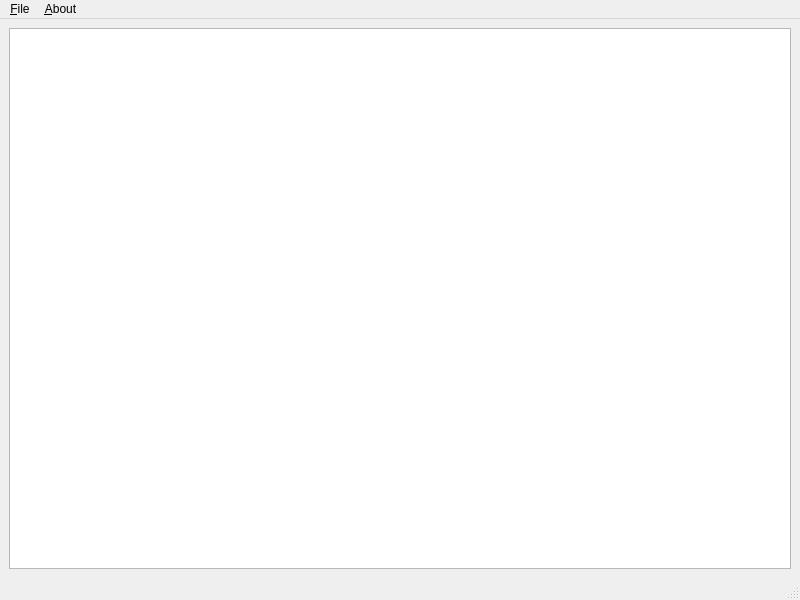
<?xml version="1.0" encoding="UTF-8"?>
<ui version="4.0">
 <class>Editor</class>
 <widget class="QMainWindow" name="Editor">
  <property name="geometry">
   <rect>
    <x>0</x>
    <y>0</y>
    <width>800</width>
    <height>600</height>
   </rect>
  </property>
  <property name="windowTitle">
   <string>TextEditor</string>
  </property>
  <widget class="QWidget" name="centralwidget">
   <layout class="QGridLayout" name="gridLayout">
    <item row="0" column="0">
     <widget class="QPlainTextEdit" name="plainTextEdit"/>
    </item>
   </layout>
  </widget>
  <widget class="QMenuBar" name="menubar">
   <property name="geometry">
    <rect>
     <x>0</x>
     <y>0</y>
     <width>800</width>
     <height>21</height>
    </rect>
   </property>
   <widget class="QMenu" name="menu_File">
    <property name="title">
     <string>&amp;File</string>
    </property>
    <addaction name="actionNew"/>
    <addaction name="actionOpen"/>
    <addaction name="actionSave"/>
    <addaction name="actionSave_As"/>
    <addaction name="separator"/>
    <addaction name="actionExit"/>
   </widget>
   <widget class="QMenu" name="menuAbout">
    <property name="title">
     <string>&amp;About</string>
    </property>
    <addaction name="actionAbout_TextEditor"/>
    <addaction name="actionGithub_repository"/>
   </widget>
   <addaction name="menu_File"/>
   <addaction name="menuAbout"/>
  </widget>
  <widget class="QStatusBar" name="statusbar"/>
  <action name="actionNew">
   <property name="text">
    <string>New</string>
   </property>
  </action>
  <action name="actionOpen">
   <property name="text">
    <string>Open</string>
   </property>
  </action>
  <action name="actionSave">
   <property name="text">
    <string>Save</string>
   </property>
  </action>
  <action name="actionSave_As">
   <property name="text">
    <string>Save As...</string>
   </property>
  </action>
  <action name="actionExit">
   <property name="text">
    <string>Exit</string>
   </property>
  </action>
  <action name="actionAbout_TextEditor">
   <property name="text">
    <string>About TextEditor</string>
   </property>
  </action>
  <action name="actionGithub_repository">
   <property name="text">
    <string>Github repository</string>
   </property>
  </action>
 </widget>
 <resources/>
 <connections/>
</ui>
